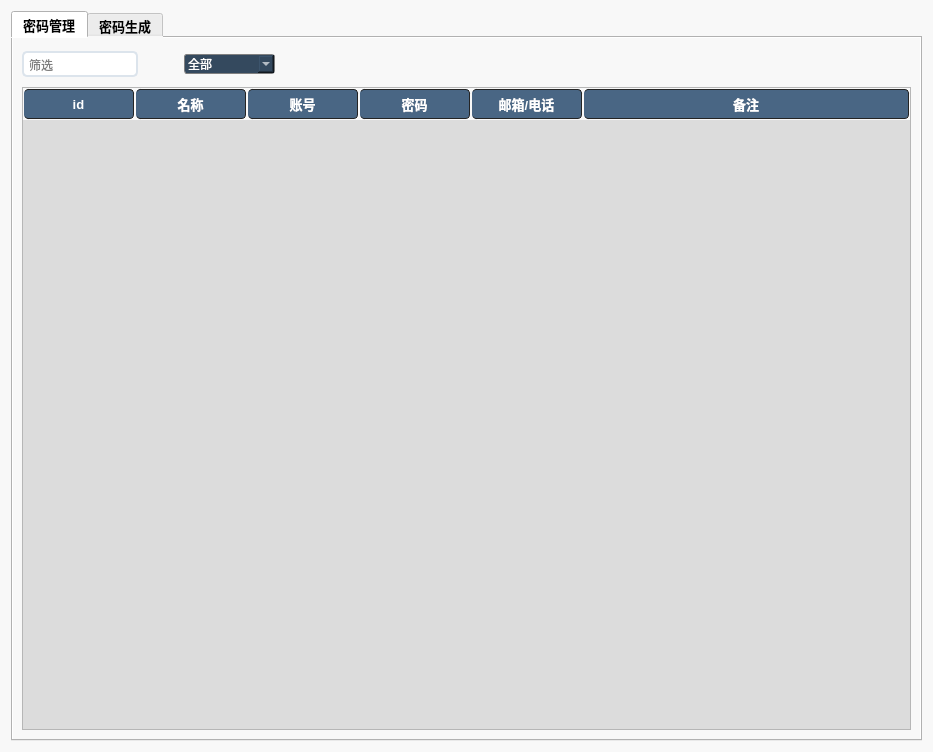
<?xml version="1.0" encoding="UTF-8"?>
<ui version="4.0">
 <class>Form</class>
 <widget class="QWidget" name="Form">
  <property name="geometry">
   <rect>
    <x>0</x>
    <y>0</y>
    <width>933</width>
    <height>752</height>
   </rect>
  </property>
  <property name="windowTitle">
   <string>密码管理器</string>
  </property>
  <property name="windowIcon">
   <iconset resource="src/icons.qrc">
    <normaloff>:/mainui/icon/MainIcon.ico</normaloff>:/mainui/icon/MainIcon.ico</iconset>
  </property>
  <property name="styleSheet">
   <string notr="true">background:rgb(248, 248, 248);</string>
  </property>
  <layout class="QGridLayout" name="gridLayout">
   <item row="0" column="0">
    <widget class="QTabWidget" name="tabWidget">
     <property name="font">
      <font>
       <family>Microsoft YaHei UI</family>
       <pointsize>10</pointsize>
       <weight>75</weight>
       <bold>true</bold>
      </font>
     </property>
     <property name="styleSheet">
      <string notr="true">QPushButton {
    border-style:none;
    padding:10px;
    border-radius:8px;
    color:#FFFFFF;
    background:#34495E;
}
QPushButton:hover {
    color:#4E6D8C;
    background:#e5e5e5;
	border:2px solid #34495E;
}
QPushButton:pressed {
    color:#000000;
    background:#B8C6D1;
}
</string>
     </property>
     <property name="tabShape">
      <enum>QTabWidget::Rounded</enum>
     </property>
     <property name="currentIndex">
      <number>0</number>
     </property>
     <widget class="QWidget" name="tab">
      <attribute name="title">
       <string>密码管理</string>
      </attribute>
      <layout class="QVBoxLayout" name="verticalLayout">
       <item>
        <layout class="QHBoxLayout" name="horizontalLayout_2">
         <item>
          <widget class="QLineEdit" name="le_filiter">
           <property name="sizePolicy">
            <sizepolicy hsizetype="Fixed" vsizetype="Fixed">
             <horstretch>0</horstretch>
             <verstretch>0</verstretch>
            </sizepolicy>
           </property>
           <property name="font">
            <font>
             <family>Microsoft YaHei UI</family>
            </font>
           </property>
           <property name="styleSheet">
            <string notr="true">QLineEdit {
	border-style:none;
	padding:3px;
	border-radius:5px;
	border:2px solid #DCE4EC;
	background:rgb(255, 255, 255);
}
QLineEdit:focus {
	border:2px solid #34495E;
	background:rgb(255, 255, 255);
}
</string>
           </property>
           <property name="placeholderText">
            <string>筛选</string>
           </property>
          </widget>
         </item>
         <item>
          <spacer name="horizontalSpacer">
           <property name="orientation">
            <enum>Qt::Horizontal</enum>
           </property>
           <property name="sizeType">
            <enum>QSizePolicy::Ignored</enum>
           </property>
           <property name="sizeHint" stdset="0">
            <size>
             <width>40</width>
             <height>20</height>
            </size>
           </property>
          </spacer>
         </item>
         <item>
          <widget class="QComboBox" name="comboBox">
           <property name="font">
            <font>
             <family>Microsoft YaHei UI</family>
            </font>
           </property>
           <property name="styleSheet">
            <string notr="true">
QComboBox {
    border: 1px solid gray;   /* 边框 */
    border-radius: 3px;   /* 圆角 */
    padding: 1px 18px 1px 3px;   /* 字体填衬 */
    color:#FFFFFF;
    background:#34495E;
}
/* 下拉后，整个下拉窗体样式 */
QComboBox QAbstractItemView {
	/* 选定项的虚框 */
    outline: 0px solid gray;
	/* 整个下拉窗体的边框 */   
    border: 1px solid white;   
    color:#FFFFFF;
    background:rgb(68, 96, 124);
}

</string>
           </property>
           <item>
            <property name="text">
             <string>全部</string>
            </property>
           </item>
           <item>
            <property name="text">
             <string>名称</string>
            </property>
           </item>
           <item>
            <property name="text">
             <string>账号</string>
            </property>
           </item>
           <item>
            <property name="text">
             <string>邮箱/电话</string>
            </property>
           </item>
          </widget>
         </item>
         <item>
          <spacer name="horizontalSpacer_2">
           <property name="orientation">
            <enum>Qt::Horizontal</enum>
           </property>
           <property name="sizeType">
            <enum>QSizePolicy::Expanding</enum>
           </property>
           <property name="sizeHint" stdset="0">
            <size>
             <width>380</width>
             <height>20</height>
            </size>
           </property>
          </spacer>
         </item>
         <item>
          <widget class="QPushButton" name="pushButton">
           <property name="sizePolicy">
            <sizepolicy hsizetype="Minimum" vsizetype="Minimum">
             <horstretch>0</horstretch>
             <verstretch>0</verstretch>
            </sizepolicy>
           </property>
           <property name="cursor">
            <cursorShape>PointingHandCursor</cursorShape>
           </property>
           <property name="acceptDrops">
            <bool>true</bool>
           </property>
           <property name="toolTip">
            <string>删除项</string>
           </property>
           <property name="autoFillBackground">
            <bool>false</bool>
           </property>
           <property name="styleSheet">
            <string notr="true">QPushButton
{
	border: 0px;
	background-color:transparent;
	image: url(:/mainui/icon/delete1.png);
}
QPushButton:hover
{
	border: 0px;
	background-color:transparent;
	image: url(:/mainui/icon/delete.png);
}</string>
           </property>
           <property name="text">
            <string/>
           </property>
           <property name="iconSize">
            <size>
             <width>23</width>
             <height>23</height>
            </size>
           </property>
           <property name="shortcut">
            <string>Del</string>
           </property>
          </widget>
         </item>
         <item>
          <widget class="QPushButton" name="pbt_add">
           <property name="sizePolicy">
            <sizepolicy hsizetype="Minimum" vsizetype="Minimum">
             <horstretch>0</horstretch>
             <verstretch>0</verstretch>
            </sizepolicy>
           </property>
           <property name="font">
            <font>
             <family>Microsoft YaHei UI</family>
            </font>
           </property>
           <property name="cursor">
            <cursorShape>PointingHandCursor</cursorShape>
           </property>
           <property name="toolTip">
            <string>添加项</string>
           </property>
           <property name="styleSheet">
            <string notr="true">QPushButton
{
	border: 0px;
	background-color:transparent;
	image: url(:/mainui/icon/add.png);
}
QPushButton:hover
{
	border: 0px;
	background-color:transparent;
	image: url(:/mainui/icon/add1.png);
}</string>
           </property>
           <property name="text">
            <string/>
           </property>
           <property name="iconSize">
            <size>
             <width>23</width>
             <height>23</height>
            </size>
           </property>
           <property name="shortcut">
            <string>Ctrl+N</string>
           </property>
          </widget>
         </item>
        </layout>
       </item>
       <item>
        <widget class="QTableWidget" name="table">
         <property name="styleSheet">
          <string notr="true">QTableWidget {
    color:#34495E;
    background:#DCDCDC;
    border:1px solid #b6b6b6;
    alternate-background-color:#d2d2d2;
    gridline-color:#ffffff;
}
QTableWidget::item{
    border-radius:4px;
}
QTableWidget::item:selected{
color:#ffffff;
background:#73A1D0;
}

QTableWidget::item:hover{
background:#5E84AA;
color:#000000;
    font-size:10;
}
QHeaderView::section{
text-align:center;
background:#496684;
padding:2px;
margin:1px;
color:#ffffff;
border:1px solid #242424;
border-left-width:0;
border-radius:4px;
}
QScrollBar:vertical{
background:#484848;
padding:0px;
border-radius:6px;
max-width:12px;
}
QScrollBar::handle:vertical{
background:#CCCCCC;
}
QScrollBar::handle:hover:vertical,QScrollBar::handle:pressed:vertical{
background:#A7A7A7;
}
QScrollBar::sub-page:vertical{
background:444444;
}
QScrollBar::add-page:vertical{
background:5B5B5B;
}
QScrollBar::add-line:vertical{
background:none;
}
QScrollBar::sub-line:vertical{
background:none;
}
</string>
         </property>
         <property name="lineWidth">
          <number>1</number>
         </property>
         <property name="sizeAdjustPolicy">
          <enum>QAbstractScrollArea::AdjustToContents</enum>
         </property>
         <property name="editTriggers">
          <set>QAbstractItemView::DoubleClicked</set>
         </property>
         <property name="defaultDropAction">
          <enum>Qt::CopyAction</enum>
         </property>
         <property name="alternatingRowColors">
          <bool>true</bool>
         </property>
         <property name="selectionMode">
          <enum>QAbstractItemView::SingleSelection</enum>
         </property>
         <property name="selectionBehavior">
          <enum>QAbstractItemView::SelectRows</enum>
         </property>
         <property name="textElideMode">
          <enum>Qt::ElideMiddle</enum>
         </property>
         <property name="gridStyle">
          <enum>Qt::SolidLine</enum>
         </property>
         <property name="sortingEnabled">
          <bool>true</bool>
         </property>
         <attribute name="horizontalHeaderVisible">
          <bool>true</bool>
         </attribute>
         <attribute name="horizontalHeaderCascadingSectionResizes">
          <bool>true</bool>
         </attribute>
         <attribute name="horizontalHeaderMinimumSectionSize">
          <number>110</number>
         </attribute>
         <attribute name="horizontalHeaderDefaultSectionSize">
          <number>112</number>
         </attribute>
         <attribute name="horizontalHeaderShowSortIndicator" stdset="0">
          <bool>true</bool>
         </attribute>
         <attribute name="horizontalHeaderStretchLastSection">
          <bool>true</bool>
         </attribute>
         <attribute name="verticalHeaderVisible">
          <bool>false</bool>
         </attribute>
         <attribute name="verticalHeaderDefaultSectionSize">
          <number>43</number>
         </attribute>
         <attribute name="verticalHeaderHighlightSections">
          <bool>true</bool>
         </attribute>
         <attribute name="verticalHeaderStretchLastSection">
          <bool>false</bool>
         </attribute>
         <column>
          <property name="text">
           <string>id</string>
          </property>
          <property name="font">
           <font>
            <family>Microsoft YaHei UI</family>
            <pointsize>10</pointsize>
            <weight>75</weight>
            <bold>true</bold>
           </font>
          </property>
          <property name="textAlignment">
           <set>AlignCenter</set>
          </property>
         </column>
         <column>
          <property name="text">
           <string>名称</string>
          </property>
          <property name="font">
           <font>
            <pointsize>10</pointsize>
            <weight>75</weight>
            <bold>true</bold>
           </font>
          </property>
          <property name="textAlignment">
           <set>AlignCenter</set>
          </property>
         </column>
         <column>
          <property name="text">
           <string>账号</string>
          </property>
          <property name="font">
           <font>
            <pointsize>10</pointsize>
            <weight>75</weight>
            <bold>true</bold>
           </font>
          </property>
          <property name="textAlignment">
           <set>AlignCenter</set>
          </property>
         </column>
         <column>
          <property name="text">
           <string>密码</string>
          </property>
          <property name="font">
           <font>
            <pointsize>10</pointsize>
            <weight>75</weight>
            <bold>true</bold>
           </font>
          </property>
          <property name="textAlignment">
           <set>AlignCenter</set>
          </property>
         </column>
         <column>
          <property name="text">
           <string>邮箱/电话</string>
          </property>
          <property name="font">
           <font>
            <pointsize>10</pointsize>
            <weight>75</weight>
            <bold>true</bold>
           </font>
          </property>
          <property name="textAlignment">
           <set>AlignCenter</set>
          </property>
         </column>
         <column>
          <property name="text">
           <string>备注</string>
          </property>
          <property name="font">
           <font>
            <pointsize>10</pointsize>
            <weight>75</weight>
            <bold>true</bold>
           </font>
          </property>
          <property name="textAlignment">
           <set>AlignCenter</set>
          </property>
         </column>
        </widget>
       </item>
      </layout>
     </widget>
     <widget class="QWidget" name="tab_2">
      <attribute name="title">
       <string>密码生成</string>
      </attribute>
      <layout class="QVBoxLayout" name="verticalLayout_2">
       <item>
        <layout class="QHBoxLayout" name="horizontalLayout">
         <item>
          <widget class="QGroupBox" name="groupBox">
           <property name="font">
            <font>
             <family>Microsoft YaHei UI</family>
             <pointsize>9</pointsize>
             <weight>50</weight>
             <bold>false</bold>
            </font>
           </property>
           <property name="title">
            <string>密码长度</string>
           </property>
           <layout class="QGridLayout" name="gridLayout_2">
            <item row="1" column="0">
             <spacer name="horizontalSpacer_4">
              <property name="orientation">
               <enum>Qt::Horizontal</enum>
              </property>
              <property name="sizeType">
               <enum>QSizePolicy::Fixed</enum>
              </property>
              <property name="sizeHint" stdset="0">
               <size>
                <width>110</width>
                <height>20</height>
               </size>
              </property>
             </spacer>
            </item>
            <item row="0" column="0">
             <spacer name="horizontalSpacer_3">
              <property name="orientation">
               <enum>Qt::Horizontal</enum>
              </property>
              <property name="sizeType">
               <enum>QSizePolicy::Fixed</enum>
              </property>
              <property name="sizeHint" stdset="0">
               <size>
                <width>110</width>
                <height>20</height>
               </size>
              </property>
             </spacer>
            </item>
            <item row="0" column="1">
             <widget class="QLabel" name="label">
              <property name="font">
               <font>
                <family>Microsoft YaHei UI</family>
               </font>
              </property>
              <property name="text">
               <string>最小长度</string>
              </property>
             </widget>
            </item>
            <item row="1" column="1">
             <widget class="QLabel" name="label_2">
              <property name="font">
               <font>
                <family>Microsoft YaHei UI</family>
               </font>
              </property>
              <property name="text">
               <string>最大长度</string>
              </property>
             </widget>
            </item>
            <item row="0" column="3">
             <spacer name="horizontalSpacer_5">
              <property name="orientation">
               <enum>Qt::Horizontal</enum>
              </property>
              <property name="sizeType">
               <enum>QSizePolicy::Fixed</enum>
              </property>
              <property name="sizeHint" stdset="0">
               <size>
                <width>120</width>
                <height>20</height>
               </size>
              </property>
             </spacer>
            </item>
            <item row="0" column="2">
             <widget class="QSpinBox" name="sb_minlen">
              <property name="font">
               <font>
                <family>Consolas</family>
               </font>
              </property>
             </widget>
            </item>
            <item row="1" column="2">
             <widget class="QSpinBox" name="sb_maxlen">
              <property name="font">
               <font>
                <family>Consolas</family>
               </font>
              </property>
             </widget>
            </item>
            <item row="1" column="3">
             <spacer name="horizontalSpacer_6">
              <property name="orientation">
               <enum>Qt::Horizontal</enum>
              </property>
              <property name="sizeType">
               <enum>QSizePolicy::Fixed</enum>
              </property>
              <property name="sizeHint" stdset="0">
               <size>
                <width>120</width>
                <height>20</height>
               </size>
              </property>
             </spacer>
            </item>
            <item row="2" column="1">
             <spacer name="verticalSpacer">
              <property name="orientation">
               <enum>Qt::Vertical</enum>
              </property>
              <property name="sizeType">
               <enum>QSizePolicy::Fixed</enum>
              </property>
              <property name="sizeHint" stdset="0">
               <size>
                <width>50</width>
                <height>40</height>
               </size>
              </property>
             </spacer>
            </item>
           </layout>
          </widget>
         </item>
         <item>
          <widget class="QGroupBox" name="groupBox_2">
           <property name="font">
            <font>
             <family>Microsoft YaHei UI</family>
             <pointsize>9</pointsize>
             <weight>50</weight>
             <bold>false</bold>
            </font>
           </property>
           <property name="title">
            <string>密码构成</string>
           </property>
           <layout class="QGridLayout" name="gridLayout_4">
            <item row="0" column="2">
             <spacer name="horizontalSpacer_13">
              <property name="orientation">
               <enum>Qt::Horizontal</enum>
              </property>
              <property name="sizeType">
               <enum>QSizePolicy::Fixed</enum>
              </property>
              <property name="sizeHint" stdset="0">
               <size>
                <width>40</width>
                <height>20</height>
               </size>
              </property>
             </spacer>
            </item>
            <item row="3" column="1">
             <widget class="QCheckBox" name="cb_specialchar">
              <property name="font">
               <font>
                <family>Microsoft YaHei UI</family>
               </font>
              </property>
              <property name="text">
               <string>特殊符号</string>
              </property>
             </widget>
            </item>
            <item row="1" column="2">
             <spacer name="horizontalSpacer_14">
              <property name="orientation">
               <enum>Qt::Horizontal</enum>
              </property>
              <property name="sizeType">
               <enum>QSizePolicy::Minimum</enum>
              </property>
              <property name="sizeHint" stdset="0">
               <size>
                <width>40</width>
                <height>20</height>
               </size>
              </property>
             </spacer>
            </item>
            <item row="3" column="2">
             <spacer name="horizontalSpacer_16">
              <property name="orientation">
               <enum>Qt::Horizontal</enum>
              </property>
              <property name="sizeType">
               <enum>QSizePolicy::Fixed</enum>
              </property>
              <property name="sizeHint" stdset="0">
               <size>
                <width>40</width>
                <height>20</height>
               </size>
              </property>
             </spacer>
            </item>
            <item row="1" column="1">
             <widget class="QCheckBox" name="cb_lowercase">
              <property name="font">
               <font>
                <family>Microsoft YaHei UI</family>
               </font>
              </property>
              <property name="text">
               <string>小写字母</string>
              </property>
              <property name="checked">
               <bool>true</bool>
              </property>
             </widget>
            </item>
            <item row="0" column="0">
             <spacer name="horizontalSpacer_9">
              <property name="orientation">
               <enum>Qt::Horizontal</enum>
              </property>
              <property name="sizeType">
               <enum>QSizePolicy::Fixed</enum>
              </property>
              <property name="sizeHint" stdset="0">
               <size>
                <width>130</width>
                <height>20</height>
               </size>
              </property>
             </spacer>
            </item>
            <item row="2" column="0">
             <spacer name="horizontalSpacer_11">
              <property name="orientation">
               <enum>Qt::Horizontal</enum>
              </property>
              <property name="sizeType">
               <enum>QSizePolicy::Fixed</enum>
              </property>
              <property name="sizeHint" stdset="0">
               <size>
                <width>130</width>
                <height>20</height>
               </size>
              </property>
             </spacer>
            </item>
            <item row="2" column="1">
             <widget class="QCheckBox" name="cb_digitl">
              <property name="font">
               <font>
                <family>Microsoft YaHei UI</family>
               </font>
              </property>
              <property name="text">
               <string>数字</string>
              </property>
              <property name="checked">
               <bool>true</bool>
              </property>
             </widget>
            </item>
            <item row="1" column="0">
             <spacer name="horizontalSpacer_10">
              <property name="orientation">
               <enum>Qt::Horizontal</enum>
              </property>
              <property name="sizeType">
               <enum>QSizePolicy::Fixed</enum>
              </property>
              <property name="sizeHint" stdset="0">
               <size>
                <width>130</width>
                <height>20</height>
               </size>
              </property>
             </spacer>
            </item>
            <item row="2" column="2">
             <spacer name="horizontalSpacer_15">
              <property name="orientation">
               <enum>Qt::Horizontal</enum>
              </property>
              <property name="sizeType">
               <enum>QSizePolicy::Fixed</enum>
              </property>
              <property name="sizeHint" stdset="0">
               <size>
                <width>40</width>
                <height>20</height>
               </size>
              </property>
             </spacer>
            </item>
            <item row="0" column="1">
             <widget class="QCheckBox" name="cb_uppercase">
              <property name="font">
               <font>
                <family>Microsoft YaHei UI</family>
               </font>
              </property>
              <property name="text">
               <string>大写字母</string>
              </property>
              <property name="checked">
               <bool>true</bool>
              </property>
             </widget>
            </item>
            <item row="3" column="0">
             <spacer name="horizontalSpacer_12">
              <property name="orientation">
               <enum>Qt::Horizontal</enum>
              </property>
              <property name="sizeType">
               <enum>QSizePolicy::Fixed</enum>
              </property>
              <property name="sizeHint" stdset="0">
               <size>
                <width>130</width>
                <height>20</height>
               </size>
              </property>
             </spacer>
            </item>
           </layout>
          </widget>
         </item>
        </layout>
       </item>
       <item>
        <spacer name="verticalSpacer_2">
         <property name="orientation">
          <enum>Qt::Vertical</enum>
         </property>
         <property name="sizeType">
          <enum>QSizePolicy::Fixed</enum>
         </property>
         <property name="sizeHint" stdset="0">
          <size>
           <width>20</width>
           <height>10</height>
          </size>
         </property>
        </spacer>
       </item>
       <item>
        <layout class="QGridLayout" name="gridLayout_3">
         <item row="1" column="2">
          <widget class="QPushButton" name="pbt_generate">
           <property name="font">
            <font>
             <family>Microsoft YaHei UI</family>
             <pointsize>10</pointsize>
             <weight>75</weight>
             <bold>true</bold>
            </font>
           </property>
           <property name="styleSheet">
            <string notr="true">QPushButton {
    border-style:none;
    padding:10px;
    border-radius:8px;
    color:#FFFFFF;
    background:#34495E;
}
QPushButton:hover {
    color:#4E6D8C;
    background:#e5e5e5;
	border:2px solid #34495E;
}
QPushButton:pressed {
    color:#000000;
    background:#B8C6D1;
}
</string>
           </property>
           <property name="text">
            <string>生成</string>
           </property>
          </widget>
         </item>
         <item row="1" column="1">
          <spacer name="horizontalSpacer_21">
           <property name="orientation">
            <enum>Qt::Horizontal</enum>
           </property>
           <property name="sizeType">
            <enum>QSizePolicy::Expanding</enum>
           </property>
           <property name="sizeHint" stdset="0">
            <size>
             <width>120</width>
             <height>20</height>
            </size>
           </property>
          </spacer>
         </item>
         <item row="0" column="0" rowspan="3">
          <widget class="QTextBrowser" name="textBrowser">
           <property name="font">
            <font>
             <family>Consolas</family>
            </font>
           </property>
           <property name="cursor" stdset="0">
            <cursorShape>IBeamCursor</cursorShape>
           </property>
           <property name="styleSheet">
            <string notr="true">QTextEdit {
	border-style:none;
	padding:6px;
	border-radius:5px;
	border:2px solid #DCE4EC;
	background: #ffffff;
}
QTextEdit:focus {
	border:2px solid #34495E;
}
</string>
           </property>
           <property name="placeholderText">
            <string>生成密码区</string>
           </property>
          </widget>
         </item>
         <item row="3" column="2">
          <spacer name="horizontalSpacer_20">
           <property name="orientation">
            <enum>Qt::Horizontal</enum>
           </property>
           <property name="sizeType">
            <enum>QSizePolicy::Fixed</enum>
           </property>
           <property name="sizeHint" stdset="0">
            <size>
             <width>100</width>
             <height>20</height>
            </size>
           </property>
          </spacer>
         </item>
         <item row="2" column="2">
          <spacer name="horizontalSpacer_7">
           <property name="orientation">
            <enum>Qt::Horizontal</enum>
           </property>
           <property name="sizeType">
            <enum>QSizePolicy::Fixed</enum>
           </property>
           <property name="sizeHint" stdset="0">
            <size>
             <width>100</width>
             <height>20</height>
            </size>
           </property>
          </spacer>
         </item>
         <item row="0" column="2">
          <spacer name="horizontalSpacer_19">
           <property name="orientation">
            <enum>Qt::Horizontal</enum>
           </property>
           <property name="sizeType">
            <enum>QSizePolicy::Fixed</enum>
           </property>
           <property name="sizeHint" stdset="0">
            <size>
             <width>100</width>
             <height>20</height>
            </size>
           </property>
          </spacer>
         </item>
         <item row="3" column="0">
          <layout class="QHBoxLayout" name="horizontalLayout_3">
           <item>
            <spacer name="horizontalSpacer_17">
             <property name="orientation">
              <enum>Qt::Horizontal</enum>
             </property>
             <property name="sizeHint" stdset="0">
              <size>
               <width>40</width>
               <height>20</height>
              </size>
             </property>
            </spacer>
           </item>
           <item>
            <widget class="QPushButton" name="pbt_copy">
             <property name="font">
              <font>
               <family>Microsoft YaHei UI</family>
               <pointsize>10</pointsize>
               <weight>75</weight>
               <bold>true</bold>
              </font>
             </property>
             <property name="styleSheet">
              <string notr="true">QPushButton {
    border-style:none;
    padding:10px;
    border-radius:8px;
    color:#FFFFFF;
    background:#34495E;
}
QPushButton:hover {
    color:#4E6D8C;
    background:#e5e5e5;
	border:2px solid #34495E;
}
QPushButton:pressed {
    color:#000000;
    background:#B8C6D1;
}
</string>
             </property>
             <property name="text">
              <string>复制</string>
             </property>
            </widget>
           </item>
           <item>
            <spacer name="horizontalSpacer_8">
             <property name="orientation">
              <enum>Qt::Horizontal</enum>
             </property>
             <property name="sizeType">
              <enum>QSizePolicy::Minimum</enum>
             </property>
             <property name="sizeHint" stdset="0">
              <size>
               <width>150</width>
               <height>20</height>
              </size>
             </property>
            </spacer>
           </item>
           <item>
            <widget class="QPushButton" name="pbt_clear">
             <property name="font">
              <font>
               <family>Microsoft YaHei UI</family>
               <pointsize>10</pointsize>
               <weight>75</weight>
               <bold>true</bold>
              </font>
             </property>
             <property name="styleSheet">
              <string notr="true">QPushButton {
    border-style:none;
    padding:10px;
    border-radius:8px;
    color:#FFFFFF;
    background:#34495E;
}
QPushButton:hover {
    color:#4E6D8C;
    background:#e5e5e5;
	border:2px solid #34495E;
}
QPushButton:pressed {
    color:#000000;
    background:#B8C6D1;
}
</string>
             </property>
             <property name="text">
              <string>清空</string>
             </property>
            </widget>
           </item>
           <item>
            <spacer name="horizontalSpacer_18">
             <property name="orientation">
              <enum>Qt::Horizontal</enum>
             </property>
             <property name="sizeHint" stdset="0">
              <size>
               <width>40</width>
               <height>20</height>
              </size>
             </property>
            </spacer>
           </item>
          </layout>
         </item>
         <item row="1" column="3">
          <spacer name="horizontalSpacer_22">
           <property name="orientation">
            <enum>Qt::Horizontal</enum>
           </property>
           <property name="sizeType">
            <enum>QSizePolicy::Expanding</enum>
           </property>
           <property name="sizeHint" stdset="0">
            <size>
             <width>130</width>
             <height>20</height>
            </size>
           </property>
          </spacer>
         </item>
        </layout>
       </item>
      </layout>
     </widget>
    </widget>
   </item>
  </layout>
 </widget>
 <resources>
  <include location="src/icons.qrc"/>
 </resources>
 <connections/>
</ui>
